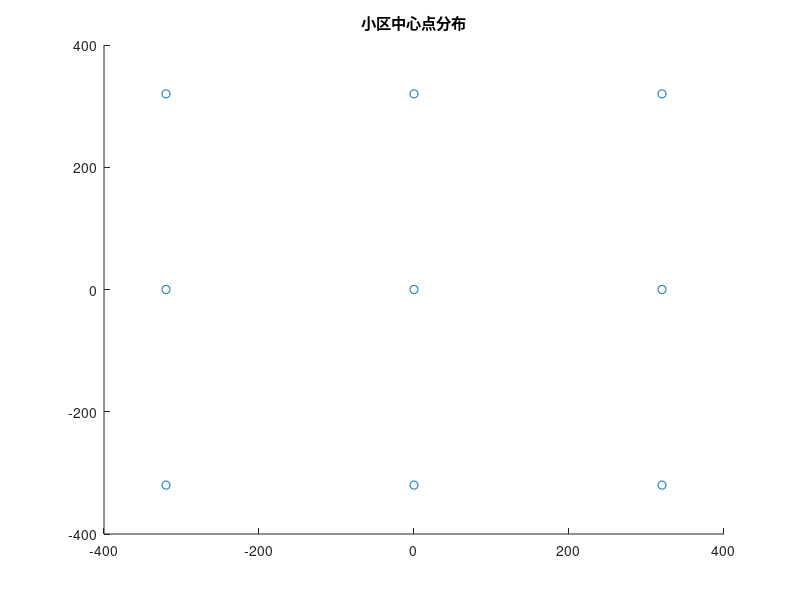

Recreate this plot in MATLAB. (Note: this script raises an error after producing the figure.)
clear all;
Ts = 71.4e-6;
deltaf = 15e3;
Tu = 1/deltaf;
Tg = Ts - Tu;
Nsmooth = 14;
Tcoherent = 500e-6;

tao = 3;        %导波个数Npilot
Npilot = tao;
Nslot = 7;      %每个slot的symbols个数
slotEfficiency = (Nslot-Npilot-1)/Nslot;   %1个slot共7个symbols，其中1个是额外的overhead
%K = tao*Nsmooth;
K = 3;
B = 20e6;
Nsubcarriers = 1;
alpha = [1 3 7];
actualB = B./alpha;
gamma = 3.8;        %衰减指数
sigmaShadow = 10^(8/10);
sigmaNoise = 0;
rc = 160;          %总大小
rh = rc/16;           %核心区
rrelative = 2;

N_frame=3;     % Number of frames/packet（链路层） 
N_packet=10;   % Number of packets（网络层）；即仿真次数
b=2;            % Number of bits per QPSK symbol
NT=1;  
N_user=K;  
% N_act_user=4; 


Mset = 2.^(1:18);

%改成六边形，3层
cellCenters = [[-rrelative*rc, rrelative*rc];[0, rrelative*rc];[rrelative*rc, rrelative*rc];[-rrelative*rc, 0];[0, 0];[rrelative*rc, 0];[-rrelative*rc, -rrelative*rc];[0, -rrelative*rc];[rrelative*rc, -rrelative*rc]];
Ncells = length(cellCenters);
scatter(cellCenters(:, 1), cellCenters(:, 2))
title("小区中心点分布")


N_pbits = Ncells*K*2; % Number of bits in a packet
N_tbits = N_pbits*N_packet; % Number of total bits

%%
% 仿真
% qpskmod = comm.QPSKModulator;
qpskmod = comm.QPSKModulator('BitInput',true);
AWGN = comm.AWGNChannel; % 高斯白噪声模块
qpskdemod = comm.QPSKDemodulator('BitOutput',true);

BER = [];
yset = [];  %式12仿真
rightset = [];  %式12仿真
SNRdB = 10;

for M = Mset
    x = zeros(M, Ncells);
    y = zeros(K, Ncells);
    Ghat = zeros(Ncells, M, K);

    N_errorbits = 0;
%     sigmaNoise = sqrt(NT*0.5*10^(-SNRdB/10));
    sigmaNoise = 1e-6;

%     rng(0);

    for packet = 1:N_packet
        msg_bit = rand(N_pbits, 1) > 0.5;           %生成 bit
%         msg_bbit = reshape(msg_bit, [N_pbits/b,b]);
%         msg_bbit = msg_bbit(:, 1)*2 + msg_bbit(:, 2);       %b=2, 整理为[0, 3]编码
        %%%%%%%%%%%%%%%发射机%%%%%%%%%%%%%%%%       
        columnsymbol = qpskmod(msg_bit);                      %qpsk调制
        symbol = reshape(columnsymbol, [K, Ncells]);

        %%信道建模
        H = (randn(Nsubcarriers, M, Ncells, N_user, Ncells) + 1i*randn(Nsubcarriers, M, Ncells, N_user, Ncells))/sqrt(2);        %多径信道
        %beta
        %用户撒点：法1：丢弃法；法2：直接求对应分布
        for j =1:Ncells
            for user = 1:N_user
                ruser = 0;
                while ruser < rh || ruser > rc
                    pointx = rand()*2*rc-rc;
                    pointy = rand()*2*rc-rc;
                    userpoints(j, user, :) = [pointx pointy];
                    ruser = norm(squeeze(userpoints(j, user, :)));       
                end
                userpoints(j, user, :) = squeeze(userpoints(j, user, :)) +  squeeze(cellCenters(j, :))';
                for l = 1:Ncells
                   % beta(j, user, l) = lognrnd(0, sigmaShadow)/norm(squeeze(userpoints(j, user, :))-squeeze(cellCenters(l, :)))^gamma;
                   beta(l, user, j) = 1/norm(squeeze(userpoints(j, user, :))'-squeeze(cellCenters(l, :)))^gamma;
                   H(:, :,l, user, j) = H(:, :,l, user, j).*beta(l, user, j);
                end
            end
            scatter(userpoints(j, :, 1), userpoints(j, :, 2));
            
            hold on;

        end
        hold off;

        Noise = sigmaNoise * randn(M, Ncells);
        NoiseEstimited = sigmaNoise * randn(M, K, Ncells);

        for j = 1:Ncells
            sumMatrix = zeros(M, 1);
            for l = 1:Ncells
                sumMatrix = sumMatrix + squeeze(H(:, :, j, :, l))*symbol(:, l);
            end
            x(:, j) = sqrt(10.^(SNRdB/10))*sumMatrix + Noise(:, j); 
            sumMatrix = zeros(M, K);
            for l = 1:Ncells
                sumMatrix = sumMatrix + squeeze(H(:, :, j, :, l));
            end
            Ghat = sqrt(10.^(SNRdB/10))*sumMatrix + squeeze(NoiseEstimited(:, :, j));
            y(:, j) = squeeze(Ghat)'*x(:, j);
        end

        bits = qpskdemod(reshape(y, [K*Ncells, 1]));

        N_errorbits = N_errorbits + sum(abs(bits-msg_bit));
        
        %以y11为例
        



        
%         Tx_signal = H*symbol;
% 
%         %%%%%%%%%%%%%信道和噪声%%%%%%%%%%%%%%
%         noise = sigmaNoise*(randn(N_act_user,N_frame)+j*randn(N_act_user,N_frame));
%         interference = 0;
%         Rx_signal = Hused*Tx_signal + noise + interference;
% 
%         %%%%%%%%%%%%%%%接收机%%%%%%%%%%%%%%%%
%         symbol_hat = Rx_signal/beta; % Eq.(12.18)
%         symbol_hat = reshape(symbol_hat,NT*N_frame,1);
%         bit_hat = qpskdemod(symbol_hat);
%         N_errorbits = N_errorbits+sum(msg_bit~=bit_hat);


    end
    BER(end+1) = N_errorbits/N_tbits; 
    yset = [yset y(1, 1)/M/sqrt(SNRdB*SNRdB)];
    rightset = [rightset sum(squeeze(beta(1, 1, :)).*squeeze(symbol(1, :)).')];

end

%%
% 画图
figure(1)
loglog(Mset, BER, '-o');
grid on;
xlabel("天线数M")
ylabel("BER")

figure(2)
loglog((Mset)', sqrt(abs(yset))', '-o');          %为甚麽需要开个根号？？？
hold on;
loglog((Mset)', abs(rightset)', '-o');
grid on;
xlabel("天线数M")
ylabel("所得符号")
hold off;

figure(3)
temp = abs(abs(rightset)'-sqrt(abs(yset))');
loglog((Mset)', temp, '-o');


grid on;
xlabel("天线数M")
ylabel("误差")
%%
%信道容量估算


